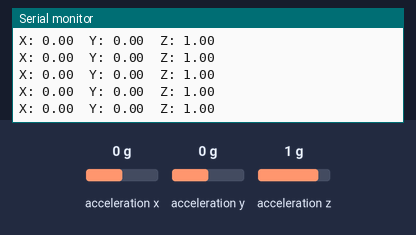
Recording of a sketch running on a simulated Arduino Nano 33 BLE. On the bench: the last lines printed to the serial monitor. The inputs (shaded band) are chosen by the test bench; at power-on: acceleration x 0 g, acceleration y 0 g, acceleration z 1 g.

Above: at 1.2 s.
1.3 s: acceleration x set to -1.4 g
At 1.43 s:
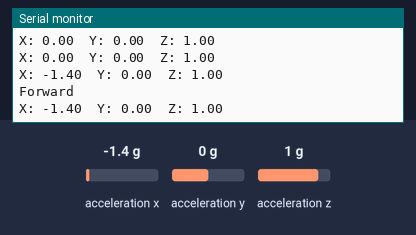
2.8 s: acceleration x set to 0 g
At 2.85 s:
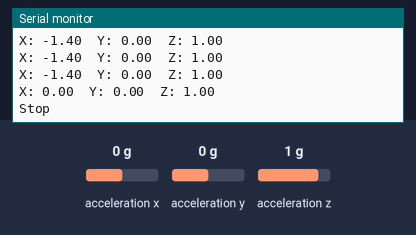
4.3 s: acceleration y set to -1.4 g
At 4.37 s:
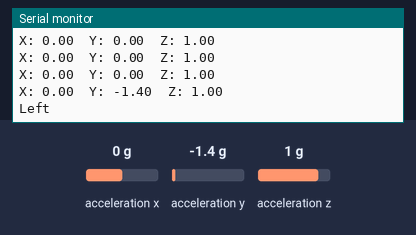
5.8 s: acceleration z set to -1.4 g
At 5.89 s:
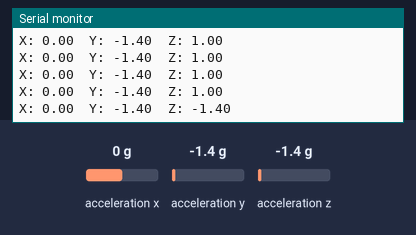

The sketch:

Bluetooth_Tester_BLE_33_Sense.ino
```cpp
#include <Arduino_BMI270_BMM150.h>

#define BT_Serial Serial1

float x, y, z;

int flag = 0;

void setup() {

  Serial.begin(115200);   // USB Serial Monitor
  BT_Serial.begin(9600);  // HC-05 data mode

  while (!Serial);

  Serial.println("Nano 33 BLE Sense Controller");

  if (!IMU.begin()) {
    Serial.println("Failed to initialize IMU!");
    while (1);
  }

  Serial.println("IMU Ready");
}


void loop() {

  Read_accelerometer();


  // Forward
  if (x < -0.8 && flag == 0) {
    flag = 1;
    BT_Serial.write('f');
    Serial.println("Forward");
  }


  // Backward
  if (x > 0.8 && flag == 0) {
    flag = 1;
    BT_Serial.write('b');
    Serial.println("Backward");
  }


  // Left
  if (y < -0.8 && flag == 0) {
    flag = 1;
    BT_Serial.write('l');
    Serial.println("Left");
  }


  // Right
  if (y > 0.8 && flag == 0) {
    flag = 1;
    BT_Serial.write('r');
    Serial.println("Right");
  }


  // Stop
  if ((x > -0.3 && x < 0.3) &&
      (y > -0.3 && y < 0.3) &&
      flag == 1) {

    flag = 0;
    BT_Serial.write('s');
    Serial.println("Stop");
  }


  delay(100);
}


void Read_accelerometer() {

  if (IMU.accelerationAvailable()) {

    IMU.readAcceleration(x, y, z);

    Serial.print("X: ");
    Serial.print(x);

    Serial.print("\tY: ");
    Serial.print(y);

    Serial.print("\tZ: ");
    Serial.println(z);
  }
}
```

Measured:
- after the input at 1.3 s, the serial monitor: prints a new line at once (image 1)
- after the input at 2.8 s, the serial monitor: prints a new line at once (image 2)
- after the input at 4.3 s, the serial monitor: prints a new line after 0.06 s (image 3)
- after the input at 5.8 s, the serial monitor: prints a new line after 0.09 s (image 4)
